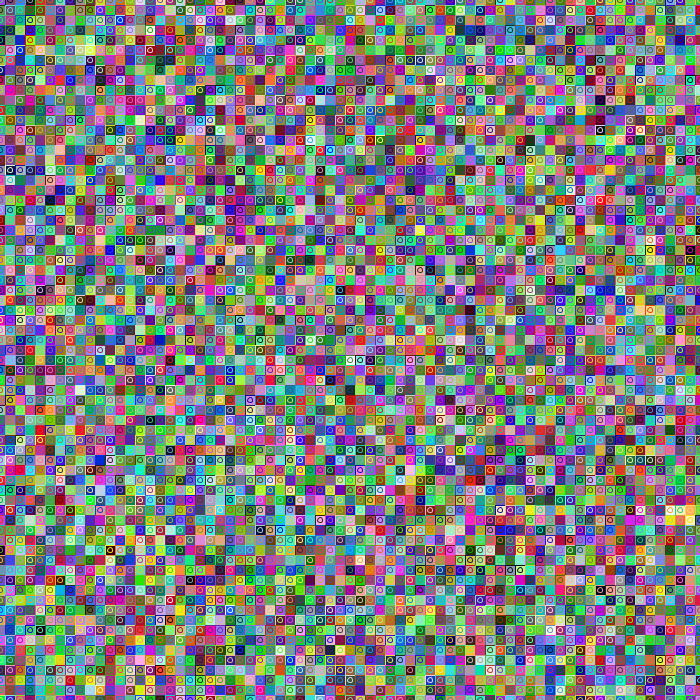
Frame 1 (no input)
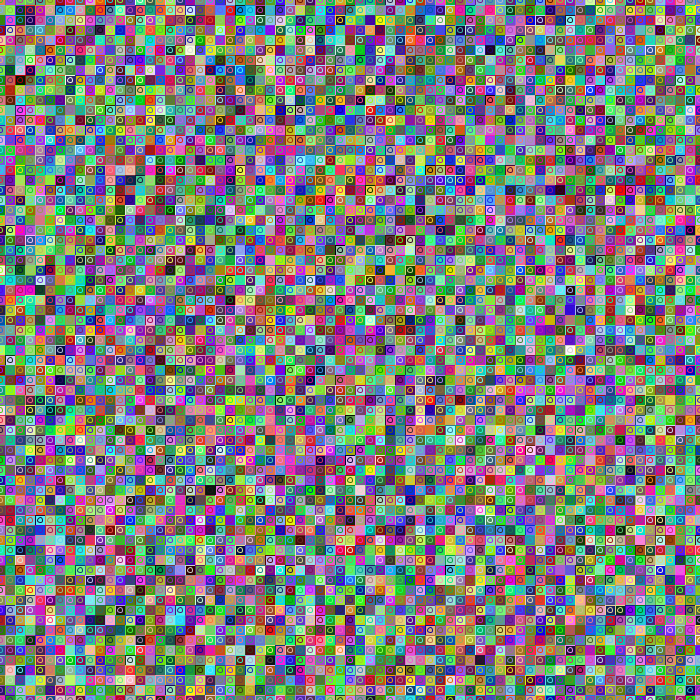
Frame 60 (the mouse pressed at the canvas centre just before this capture)
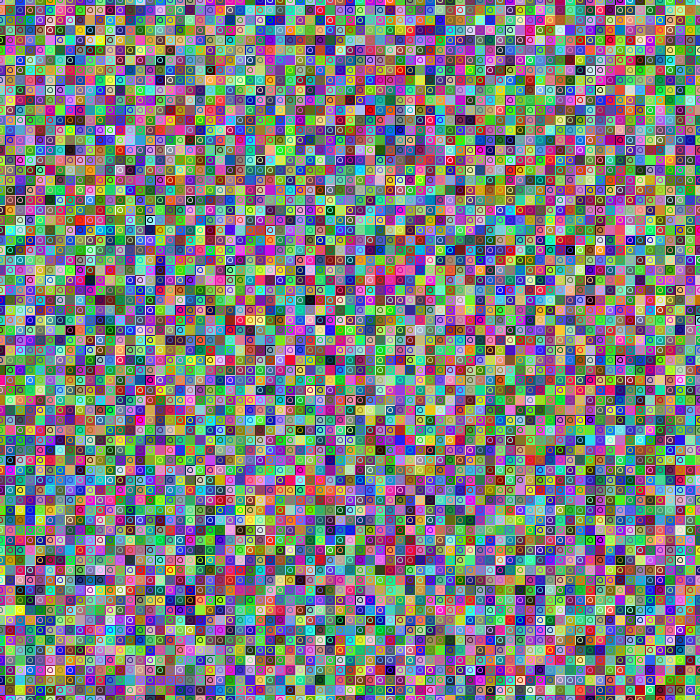
Frame 120 (the mouse held since frame 60 and released just before this capture)

The Processing sketch that drew these frames (run headless with seeded random() and noise(); from frame 60 on, the mouse is pressed at the canvas centre):

// Processing sketch: Trippy
// ── Trippy.pde
void setup()
{
  size(700, 700);
  rectMode(CENTER);
}

void draw()
{ 
  for (int x = 0; x < 71; x++)
  {
    for (int y = 0; y < 71; y++)
    {
      fill(random(255), random(255), random(255));
      stroke(random(255), random(255), random(255));
      rect(x*10, y*10, 10, 10);
      ellipse(x*10, y*10, 5, 5);
    }
  }
}
